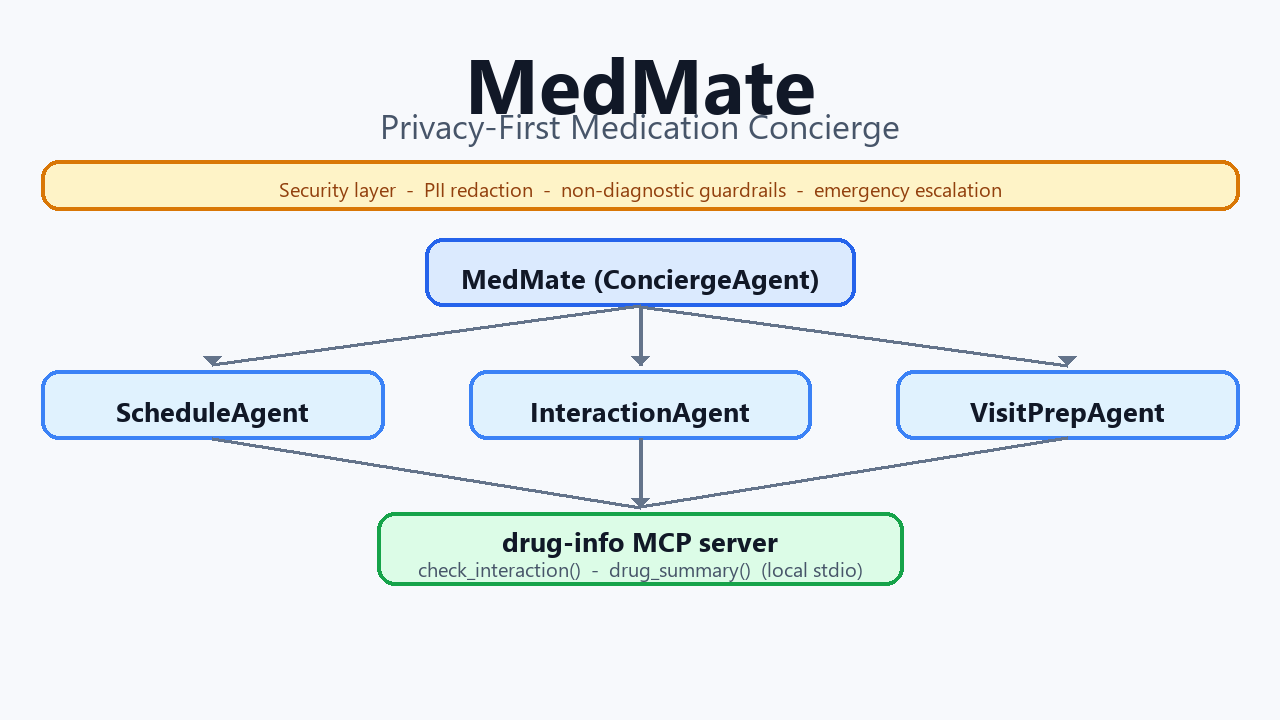
#> input picture architecture.png, 1280 x 720 px
$ python make_video.py
#> lines starting #> are read from the running program, lines starting #| are printed output that depends on the picture
"""make_video.py — render the medmate demo video frames + ffmpeg concat list.

Pipeline (offline, no API key, no TTS — captions burned in):
  1. read the REAL captured outputs in build/ (demo.py, MCP call, pytest)
  2. render 9 frames (1280x720) to build/frames/: title, problem, why-agents,
     architecture, 3 terminal panes (real output), build, outro
  3. write build/concat.txt (per-frame durations) for ffmpeg to assemble

Run with a Python that has Pillow:  python make_video.py
Then assemble:  ffmpeg -f concat -safe 0 -i build/concat.txt ... medmate_demo.mp4
"""
import os

from PIL import Image, ImageDraw, ImageFont

W, H = 1280, 720
CAP_H = 150                      # bottom caption band height
HERE = os.path.dirname(os.path.abspath(__file__))
BUILD = os.path.join(HERE, "build")
FRAMES = os.path.join(BUILD, "frames")
FONTS = "C:/Windows/Fonts/"

# palette
LIGHT_BG = (245, 248, 252)
INK = (17, 24, 39)
BODY = (40, 52, 70)
BLUE = (37, 99, 235)
GREEN = (22, 163, 74)
AMBER = (217, 119, 6)
TERM_BG = (11, 18, 32)
CAP_BG = (13, 21, 38)


def font(name, size):
    return ImageFont.truetype(FONTS + name, size)


def SEG(s):  return font("segoeui.ttf", s)
def SEGB(s): return font("segoeuib.ttf", s)
def MONO(s): return font("consola.ttf", s)


_SUBS = [("—", "-"), ("–", "-"), ("’", "'"), ("‘", "'"), ("“", '"'),
         ("”", '"'), ("→", "->"), ("•", "-"), ("…", "...")]


def san(t: str) -> str:
    for a, b in _SUBS:
        t = t.replace(a, b)
    return t


def wrap(draw, text, fnt, maxw):
    out, cur = [], ""
    for w in text.split():
        t = (cur + " " + w).strip()
        if draw.textlength(t, font=fnt) <= maxw:
            cur = t
        else:
            if cur:
                out.append(cur)
            cur = w
    if cur:
        out.append(cur)
    return out


def caption(img, text):
    d = ImageDraw.Draw(img)
    d.rectangle([0, H - CAP_H, W, H], fill=CAP_BG)
    d.rectangle([0, H - CAP_H, W, H - CAP_H + 4], fill=BLUE)
    fnt = SEG(23)
    lines = wrap(d, san(text), fnt, W - 120)[:4]
    y = H - CAP_H + (CAP_H - len(lines) * 31) // 2 + 4
    for ln in lines:
        w = d.textlength(ln, font=fnt)
        d.text(((W - w) // 2, y), ln, font=fnt, fill=(225, 232, 240))
        y += 31
    return img


def slide(title, body_lines, accent=BLUE, big=False):
    img = Image.new("RGB", (W, H), LIGHT_BG)
    d = ImageDraw.Draw(img)
    d.rectangle([0, 0, W, 8], fill=accent)
    tf = SEGB(64 if big else 46)
    tw = d.textlength(title, font=tf)
    ty = 120 if big else 64
    d.text(((W - tw) // 2, ty), title, font=tf, fill=INK)
    y = ty + (120 if big else 96)
    bf = SEG(31)
    for ln in body_lines:
        wrapped = wrap(d, san(ln), bf, W - 220)
        for wl in wrapped:
            if big:
                w = d.textlength(wl, font=bf)
                d.text(((W - w) // 2, y), wl, font=bf, fill=BODY)
            else:
                d.text((150, y), wl, font=bf, fill=BODY)
            y += 48
        y += 12
    return img


def terminal(text, title="Terminal — MedMate (offline, no API key)"):
    img = Image.new("RGB", (W, H), TERM_BG)
    d = ImageDraw.Draw(img)
    d.rectangle([0, 0, W, 42], fill=(30, 41, 59))
    for i, col in enumerate([(239, 68, 68), (245, 191, 7), (34, 197, 94)]):
        d.ellipse([16 + i * 22, 15, 28 + i * 22, 27], fill=col)
    d.text((92, 12), title, font=SEG(18), fill=(180, 195, 215))
    mf = MONO(20)
    y = 66
    for raw in text.splitlines():
        ln = san(raw.rstrip())
        s = ln.strip()
        col = (214, 226, 240)
        if s.startswith("$"):
            col = (126, 231, 135)
        elif s.startswith("USER:"):
            col = (147, 197, 253)
        elif s.startswith("[agent]"):
            col = (125, 211, 252)
        elif "passed" in ln:
            col = (126, 231, 135)
        elif "WARNING" in ln or s.startswith("severity") or "HIGH" in ln or "EMERGENCY" in ln:
            col = (252, 211, 77)
        elif "-> route" in ln:
            col = (190, 227, 248)
        while ln and d.textlength(ln, font=mf) > W - 80:
            ln = ln[:-2]
        d.text((40, y), ln, font=mf, fill=col)
        y += 27
        if y > H - CAP_H - 18:
            break
    return img


def architecture():
    img = Image.new("RGB", (W, H), LIGHT_BG)
    d = ImageDraw.Draw(img)
    d.rectangle([0, 0, W, 8], fill=BLUE)
    title = "Architecture"
    tf = SEGB(40)
    d.text(((W - d.textlength(title, font=tf)) // 2, 26), title, font=tf, fill=INK)
    a = Image.open(os.path.join(HERE, "architecture.png")).convert("RGB")
    a.thumbnail((W - 120, (H - CAP_H) - 110))
    img.paste(a, ((W - a.width) // 2, 96))
    return img


def read(name):
    with open(os.path.join(BUILD, name), encoding="utf-8") as f:
        return f.read()


# ---- segment definitions (frame, duration sec, caption) -------------------
CAP = {
    "title": "MedMate - a privacy-first medication concierge agent, built on Google's ADK.",
    "problem": "People on several medications struggle to track timing, spot drug interactions, and prepare for short doctor visits. General chatbots hallucinate drug facts, drift into diagnosis, and leak personal health data.",
    "why": "MedMate splits the job across specialists, grounds drug facts in real tools instead of model memory, and enforces hard safety rules: never diagnose, never change a medication, escalate emergencies.",
    "arch": "A root ConciergeAgent routes intent to three sub-agents. The InteractionAgent reaches a local 'drug-info' MCP server over stdio. A security layer redacts PII before any model call.",
    "demo": "demo.py - offline routing preview: each request goes to the right specialist, and a described emergency is escalated to local emergency services.",
    "mcp": "Real MCP round-trip over stdio: check_interaction(warfarin, ibuprofen) returns a HIGH-severity interaction and a safety warning. Facts come from the tool, not the model.",
    "tests": "pytest - 14 tests pass: tool logic, the PII redactor, and a real MCP-protocol integration test. No API key needed.",
    "build": "The Build: Google ADK 2.3.0 + MCP 1.28.0. Multi-agent routing, grounded MCP tools, PII redaction + non-diagnostic guardrails. 14 tests passing.",
    "outro": "MedMate - privacy-first medication concierge. github.com/MarcinRybarczyk/medmate",
}


def build_frames():
    os.makedirs(FRAMES, exist_ok=True)
    segs = []

    def add(idx, img, key, dur):
        caption(img, CAP[key])
        p = os.path.join(FRAMES, f"s{idx:02d}.png")
        img.save(p)
        segs.append((f"frames/s{idx:02d}.png", dur))

    add(1, slide("MedMate", ["Privacy-First Medication Concierge", "Google ADK - multi-agent - MCP"], big=True), "title", 7)
#> in slide, `tw = d.textlength(title, font=tf)`: tw = 294.1
#> the loop in slide, `for ln in body_lines:` made 2 passes
#> wrapped on passes 1 to 2: ['Privacy-First Medication Concierge'], ['Google ADK - multi-agent - MCP']
#> after the loop in slide, `for ln in body_lines:`: y = 360
#> in caption, `lines = wrap(d, san(text), fnt, W - 120)[:4]`: lines = 1 item
#> in caption, `y = H - CAP_H + (CAP_H - len(lines) * 31) // 2 + 4`: y = 633
#> the loop in caption, `for ln in lines:` made 1 pass
#> (w, y) on pass 1: (887.7, 664)
#> after the loop in caption, `for ln in lines:`: y = 664
    add(2, slide("Problem", [
        "- Many meds: hard to track WHEN to take WHAT.",
        "- Drug interactions are easy to miss.",
        "- Short doctor visits - little time to ask the right questions.",
        "- General chatbots hallucinate, diagnose, and leak health data.",
    ], accent=AMBER), "problem", 9)
#> the loop in slide (call 2), `for ln in body_lines:` made 4 passes
#> call 2 of add, with idx = 2, key = 'problem', dur = 9
#> the loop in caption (call 2), `for ln in lines:` made 3 passes
#> (w, y) on passes 1 to 2: (1158.8, 633), (1140.1, 664)
#> (ln, w, y) on pass 3: ('data.', 59.11, 695)
#> in add (call 2), `caption(img, CAP[key])`:
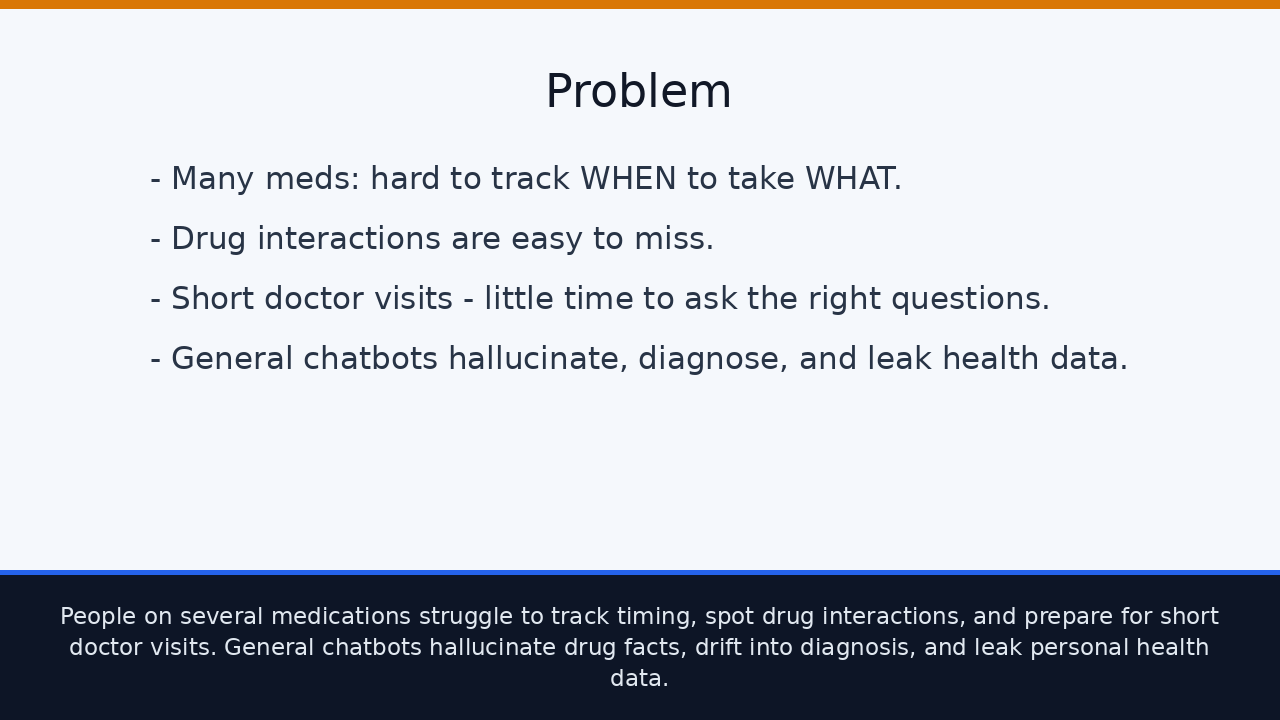
#> img: PIL image 1280x720 RGB; mean R, G, B 194.1, 197.5, 203.7
    add(3, slide("Why agents", [
        "- Separation of duties: a specialist per task, tight + auditable.",
        "- Grounded tools over recall: drug facts come from an MCP tool.",
        "- Routing = intent triage, easy to extend safely.",
    ], accent=GREEN), "why", 9)
#> in caption (call 3), `d = ImageDraw.Draw(img)`:
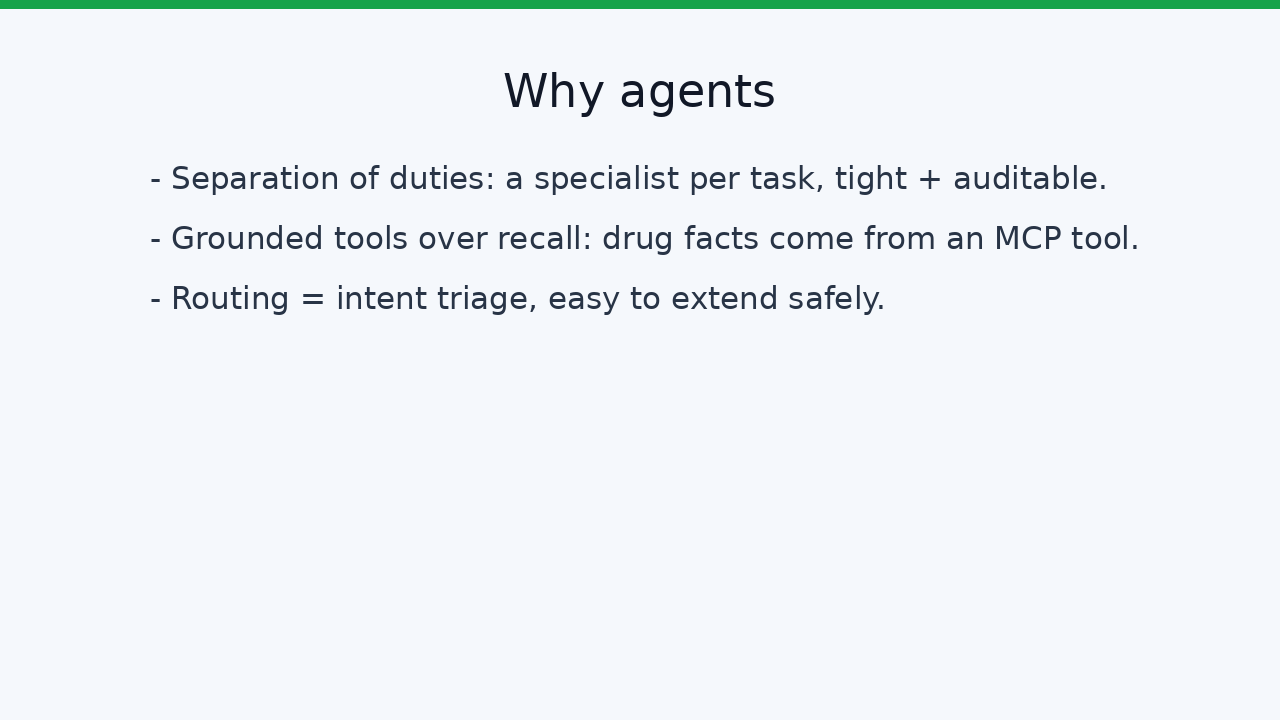
#> img: PIL image 1280x720 RGB; mean R, G, B 237.8, 242.7, 245.8
#> in caption (call 3), `lines = wrap(d, san(text), fnt, W - 120)[:4]`: lines = 2 items
#> in caption (call 3), `y = H - CAP_H + (CAP_H - len(lines) * 31) // 2 + 4`: y = 618
#> the loop in caption (call 3), `for ln in lines:` made 2 passes
#> (w, y) on passes 1 to 2: (1153.8, 649), (1147.4, 680)
#> after the loop in caption (call 3), `for ln in lines:`: y = 680
    add(4, architecture(), "arch", 10)
#> in architecture, a is the input picture: PIL image 1280x720 RGB; mean R, G, B 233.1, 237.3, 238.3
#> in architecture, `a.thumbnail((W - 120, (H - CAP_H) - 110))`:
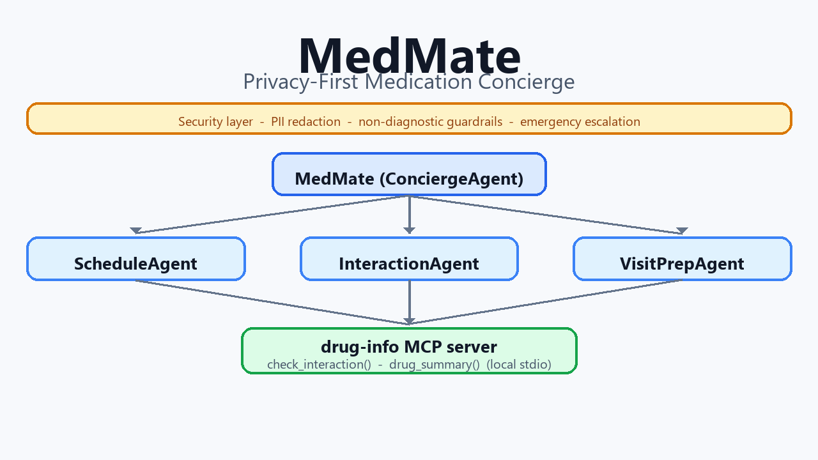
#> a: PIL image 818x460 RGB; mean R, G, B 233, 237.3, 238.3
#> in architecture, `img.paste(a, ((W - a.width) // 2, 96))`:
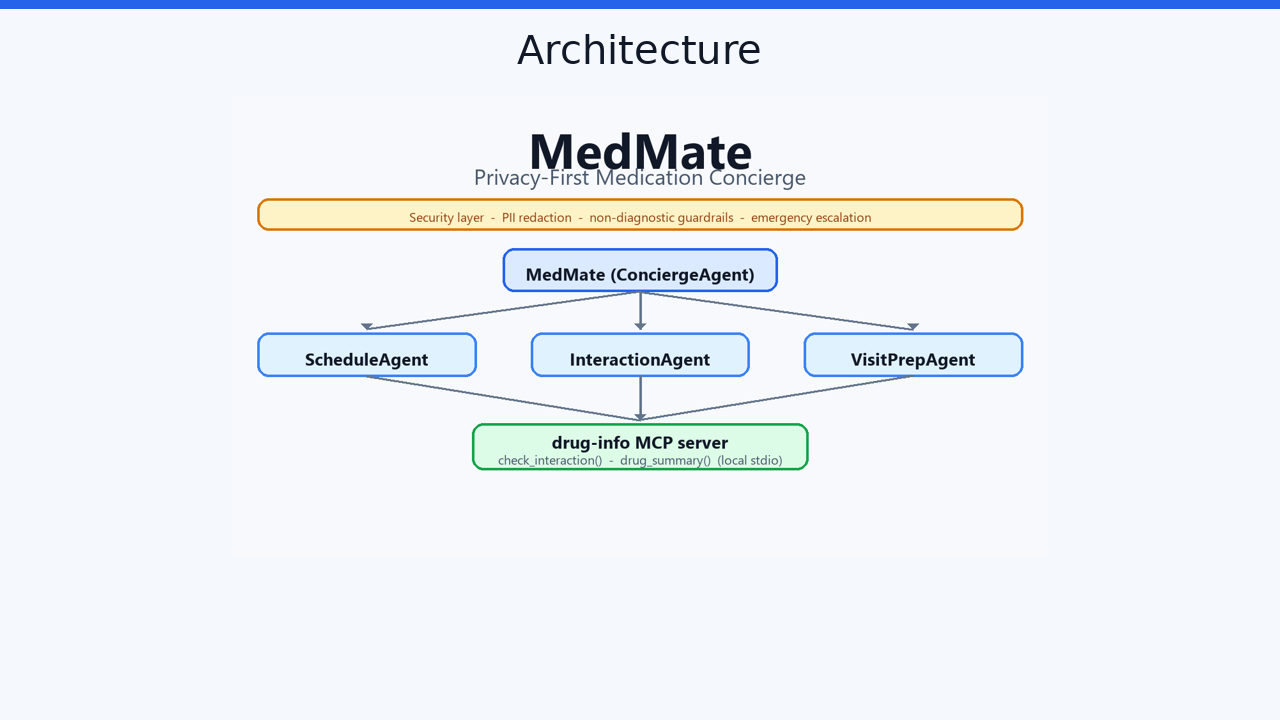
#> img: PIL image 1280x720 RGB; mean R, G, B 237, 241.3, 245.7
#> call 4 of add, with idx = 4, key = 'arch', dur = 10
#> in add (call 4), `caption(img, CAP[key])`:
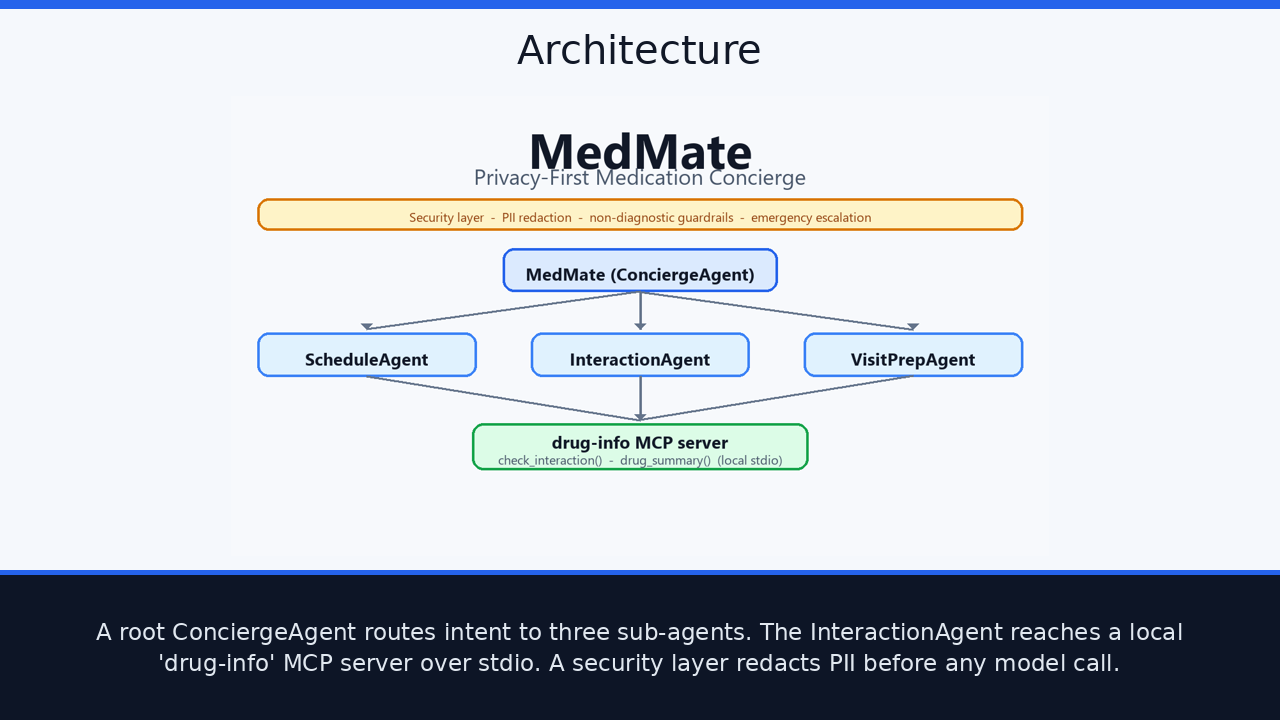
#> img: PIL image 1280x720 RGB; mean R, G, B 191, 196.7, 204.6
    add(5, terminal(read("cap_demo.txt")), "demo", 11)
    add(6, terminal(read("cap_mcp.txt")), "mcp", 11)
    add(7, terminal(read("cap_pytest.txt")), "tests", 9)
    add(8, slide("The Build", [
        "- Google ADK 2.3.0  +  MCP 1.28.0  (import-verified, pinned)",
        "- Multi-agent routing  -  grounded MCP tools  -  PII redaction",
        "- Non-diagnostic guardrails  +  emergency escalation",
        "- 14 tests passing  -  public repo  -  MIT license",
    ], accent=BLUE), "build", 9)
    add(9, slide("MedMate", ["github.com/MarcinRybarczyk/medmate", "Privacy-first medication concierge - MIT"], big=True), "outro", 7)

    # ffmpeg concat list (repeat last frame so its duration is honored)
    lines = []
    for path, dur in segs:
        lines.append(f"file '{path}'")
        lines.append(f"duration {dur}")
    lines.append(f"file '{segs[-1][0]}'")
    with open(os.path.join(BUILD, "concat.txt"), "w", encoding="utf-8") as f:
        f.write("\n".join(lines) + "\n")
    total = sum(d for _, d in segs)
    print(f"rendered {len(segs)} frames -> {FRAMES}")
    print(f"total duration: {total}s ({total // 60}:{total % 60:02d})")
    print(f"concat list: {os.path.join(BUILD, 'concat.txt')}")


if __name__ == "__main__":
#> (the run stopped early here; a loop or call above may not have finished)
